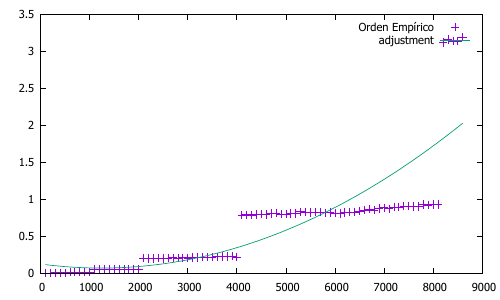

Reproduce this figure in gnuplot.
set terminal pdf color
set output 'practica1-gnuplottex-fig2.pdf'
f(x)=3.61796e-008*x*x+-8.95664e-005*x+0.122892
plot "./datos/maximominimomatriz.dat" title 'Orden Empírico', f(x) title 'adjustment'
